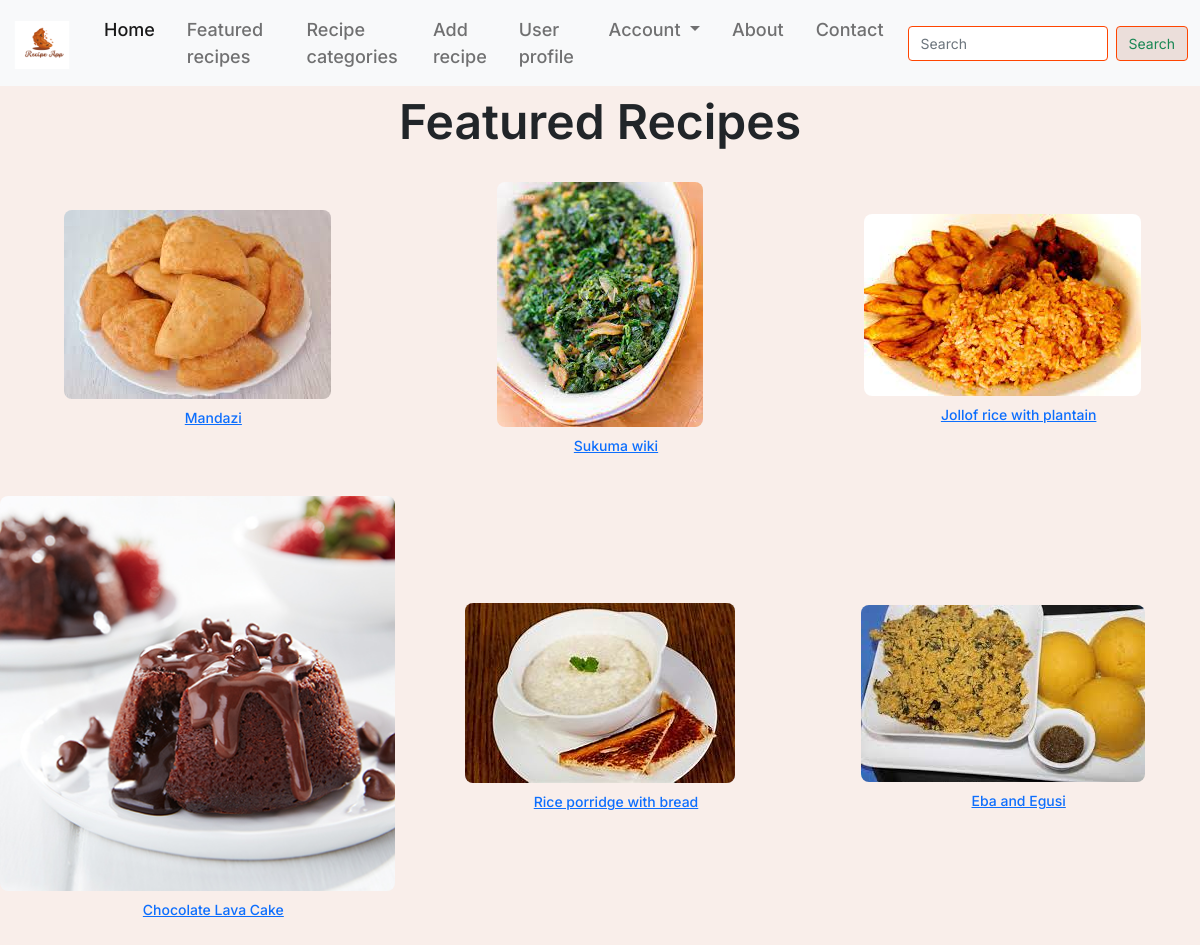
The app's page /featured-recipes with its own data.
### models.py (models this page shows)
class Recipes(db.Model):
    id = db.Column(db.Integer, primary_key=True, autoincrement=True)
    name = db.Column(db.String(100), nullable=False)
    image_name = db.Column(db.String(100))
    category = db.Column(db.String(100), nullable=False)
    ingredients = db.Column(db.String(1000), nullable=False)
    instructions = db.Column(db.String(1000), nullable=False)

### app.py (the view)
@app.route('/featured-recipes', methods=['GET', 'POST'])
def featured_recipe():
    recipes = Recipes.query.order_by(func.random()).limit(6).all()
    return render_template('featured_recipes.html', recipes=recipes)

### templates/featured_recipes.html (shortened to what this page needs)
<!doctype html>
<html lang="en">
  <head>
    <link href="https://cdn.jsdelivr.net/npm/bootstrap@5.0.2/dist/css/bootstrap.min.css" rel="stylesheet">
    <link rel="stylesheet" href="/static/featured.css">
  </head>
  </head>
  <body>
    <nav class="navbar navbar-expand-lg navbar-light bg-light">
      <div class="container-fluid">
        <a class="navbar-brand" href="{{ url_for('home') }}">
          <img src="static/public/ra-21@2x.png" alt="" width="60" height="48" class="d-inline-block align-text-top">
        </a>
        <div class="collapse navbar-collapse" id="navbarSupportedContent">
          <ul class="navbar-nav me-auto mb-2 mb-lg-0">
            <li class="nav-item">
              <a class="nav-link active" aria-current="page" href="{{ url_for('home') }}">Home</a>
            </li>
            <li class="nav-item">
              <a class="nav-link" href="{{ url_for('featured_recipe')}}">Featured recipes</a>
            </li>
            <li class="nav-item">
              <a class="nav-link" href="{{ url_for('search_category') }}">Recipe categories</a>
            </li>
            <li class="nav-item">
              <a class="nav-link" href="{{ url_for('add_recipe2') }}">Add recipe</a>
            </li>
            <li class="nav-item">
              <a class="nav-link" href="#">User profile</a>
            </li>
            <li class="nav-item dropdown">
              <a class="nav-link dropdown-toggle" href="#" id="navbarDropdown" role="button" data-bs-toggle="dropdown" aria-expanded="false">
                Account
              </a>
            </li>
            <br>
            <li class="nav-item">
              <a class="nav-link" href="#">About</a>
            </li>
            <li class="nav-item">
              <a class="nav-link" href="#">Contact</a>
            </li>
          </ul>
          <form class="d-flex" action="/search" method="GET">
            <input class="form-control me-2" type="search" name="query" placeholder="Search" aria-label="Search">
            <button class="btn btn-outline-success" type="submit">Search</button>
          </form>
        </div>
      </div>
    </nav>
    <p class="discover-a-plethora">Featured Recipes</p>
    <section class="layout">
      {% for recipe in recipes %}
        <div>
          <a href="recipe?id={{ recipe.id }}">
            <img src="{{ url_for('static', filename='recipe_images/' + recipe.image_name) }}" alt="Recipe Image">
          </a>
          <ul>
            <p><a href="recipe?id={{ recipe.id }}">{{ recipe.name }}</a></p>
          </ul>
        </div>
      {% endfor %}
    </section>
  </body>
</html>

### static/featured.css (style rules this page uses)
body { font-family: 'Inter', sans-serif; background-color: rgba(248, 235, 230, 0.808); }
.discover-a-plethora { font-size: 48px; font-weight: 600; text-align: center; }
.layout { display: grid; grid-template-columns: repeat(3, 1fr); grid-gap: 8px; justify-content: center; align-items: center; margin-top: 24px; }
.layout div { display: flex; flex-direction: column; align-items: center; text-align: center; }
.layout img { max-width: 100%; height: 50%; border-radius: 8px; }
.layout ul { margin-top: 8px; }
.layout p { font-size: 14px; font-weight: 500; }
.navbar-nav { margin-left: auto; }
.nav-link { font-size: 18px; font-weight: 500; margin-right: 16px; }
.navbar-brand img { margin-right: 8px; }
.form-control { width: 200px; font-size: 14px; border-color: orangered; }
.btn-outline-success { font-size: 14px; background-color: rgba(219, 191, 180, 0.466); border-color: orangered; }

### records on screen
Recipes: image_name (picture), name "Mandazi"
Recipes: image_name (picture), name "Sukuma wiki"
Recipes: image_name (picture), name "Jollof rice with plantain"
Recipes: image_name (picture), name "Chocolate Lava Cake"
Recipes: image_name (picture), name "Rice porridge with bread"
Recipes: image_name (picture), name "Eba and Egusi"
